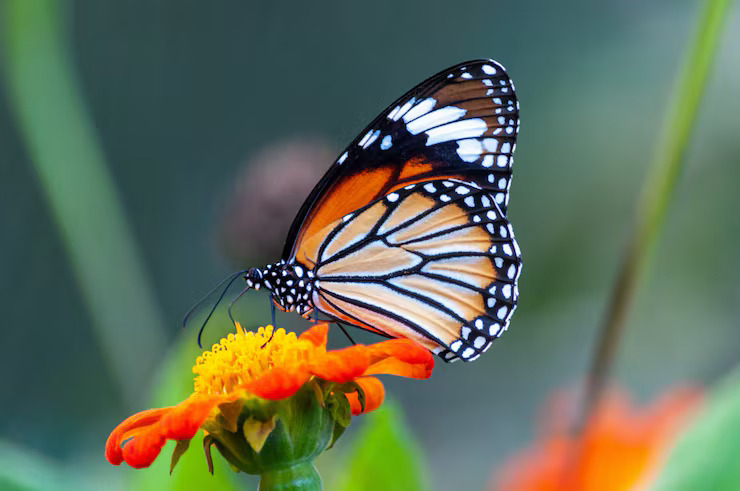
#> input picture python1/ex04/animal.jpeg, 740 x 491 px
$ python rotate.py
#> lines starting #> are read from the running program, lines starting #| are printed output that depends on the picture
### python1/ex04/load_image.py
import numpy as np
from PIL import Image


def ft_load(path: str) -> np.ndarray:
    """
    Load an image and return its RGB pixels without printing its shape.

    Print an error message and return an empty array if loading fails.

    Args:
        path (str): The path to the image.

    Returns:
        np.ndarray: The RGB pixel values of the image,
        or an empty array if an error occurs.
    """
#> called with path = 'animal.jpeg'
    try:
        assert isinstance(path, str), "Path must be a string"

    except AssertionError as e:
        print(f"AssertionError: {e}")
        return np.array([])

    try:
        with Image.open(path) as img:
#> img is the input picture: PIL image 740x491 RGB; mean R, G, B 97.3, 109.5, 89.8
            img_rgb = img.convert("RGB")
            img_array = np.array(img_rgb)
            return img_array

    except Exception as e:
        print(f"Error loading image: {e}")
        return np.array([])

### python1/ex04/rotate.py
from typing import Any
import numpy as np
from matplotlib import pyplot as plt
from load_image import ft_load


def print_error(error: Exception) -> None:
    """Print a clear error message."""
    print(f"Error: {error}")


def assert_is_an_image_array(value: Any) -> None:
    """
    Validate a non-empty 2D or 3D image array.

    Args:
        value (Any): The input value to check.

    Raises:
        AssertionError: If the input is not a non-empty 2D NumPy array
            or a non-empty 3D NumPy array with one or three channels.
    """
    assert (
        isinstance(value, np.ndarray)
        and value.ndim in (2, 3)
        and value.size > 0
        and (value.ndim == 2 or value.shape[2] in (1, 3))
    ), "The image must be non-empty, 2D or 3D with one or three channels."


def transpose(img_array: np.ndarray) -> np.ndarray:
    """
    Crop a square from the top-left corner and transpose it manually.

    Use at most 400 pixels per side and retain the first channel of a 3D
    image. Print the cropped shape and pixels, then the transposed shape.
    Print an error message and return an empty array if validation fails.

    Args:
        img_array (np.ndarray): A non-empty 2D image or a 3D image with
            one or three channels.

    Returns:
        np.ndarray: The transposed 2D square, or an empty array if input
            validation fails.
    """
    try:
        assert_is_an_image_array(img_array)
    except AssertionError as e:
        print_error(e)
        return np.array([])

    size = min(400, img_array.shape[0], img_array.shape[1])
#> size = 400
    if img_array.ndim == 3:
        square = img_array[:size, :size, :1]
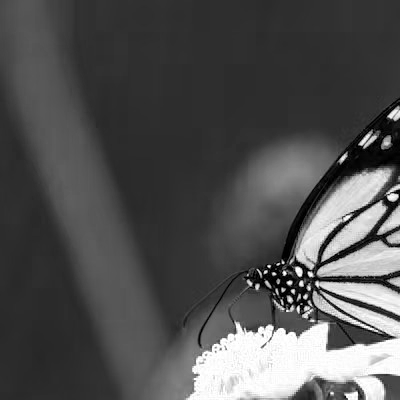
#> square: shape (400, 400, 1); min 0, max 255, mean 80.9
        pixels = square[:, :, 0]
        print(f"The shape of image is: {square.shape} or {pixels.shape}")
#| The shape of image is: (400, 400, 1) or (400, 400)
    else:
        square = img_array[:size, :size]
        pixels = square
        print(f"The shape of image is: {square.shape}")
    print(square)
#> (printed output is left out)

    rotated = np.empty((size, size), dtype=pixels.dtype)
    for y in range(size):
        for x in range(size):
            rotated[x, y] = pixels[y, x]
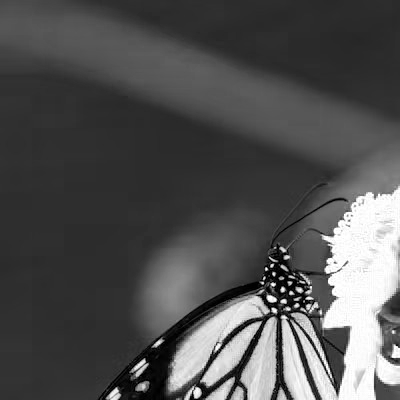
#> rotated: shape (400, 400); min 0, max 255, mean 80.9
    print(f"New shape after Transpose: {rotated.shape}")
#| New shape after Transpose: (400, 400)
    return rotated


def print_image(img_array: np.ndarray) -> None:
    """
    Display a validated image using Matplotlib.

    Print an error message and return without displaying the image if
    validation fails. Matplotlib errors propagate to the caller.

    Args:
        img_array (np.ndarray): A non-empty 2D image or a 3D image with
            one or three channels.
    """
    try:
        assert_is_an_image_array(img_array)
    except AssertionError as e:
        print_error(e)
        return
    plt.imshow(img_array, cmap="grey", vmin=0, vmax=255)
    plt.show()


def main() -> None:
    """Load animal.jpeg and print and display its transposed square crop.

    Report processing and display errors without terminating abruptly.
    """
    path = "animal.jpeg"
    img_array = ft_load(path)
    if img_array.size == 0:
        return
    transposed = transpose(img_array)
    if transposed.size == 0:
        return
    print(transposed)
#> (printed output is left out)
    print_image(transposed)


if __name__ == "__main__":
    main()
